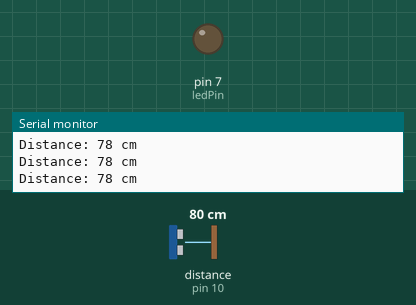
Recording of a sketch running on a simulated Arduino Uno, built with avr-gcc and run on an emulated ATmega328P. On the bench: output pins drawn as LEDs (lit = HIGH), the last lines printed to the serial monitor. Wiring (inferred from the names in the program): ultrasonic range finder: trigger pin 9; echo pin 10. The test bench sets the inputs (shaded band); at power-on: distance to the obstacle (sensor on pin 10) 80 cm. The echo pulse lasts 58.3 µs per cm; pins used as bus, display or sensor lines are not drawn.

Above: at 1.2 s.
1.3 s: distance to the obstacle (sensor on pin 10) set to 18 cm
2.8 s: distance to the obstacle (sensor on pin 10) set to 15 cm
At 3.6 s:
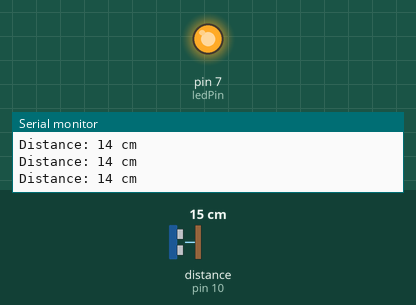
4.3 s: distance to the obstacle (sensor on pin 10) set to 35 cm
At 5.5 s:
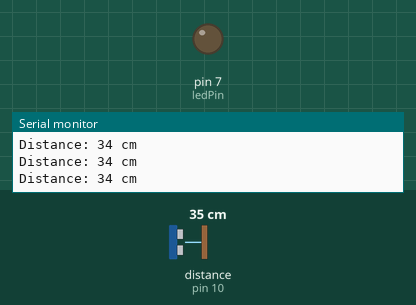
5.8 s: distance to the obstacle (sensor on pin 10) set to 12 cm
At 6.9 s:
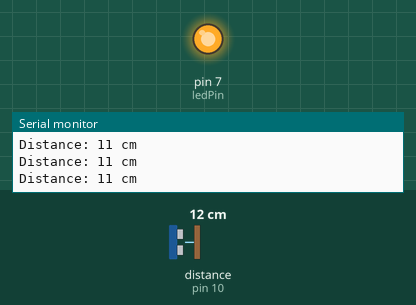
Timing chart, 0 to 8.3 s (numbered marks = the images above; inputs shaded):
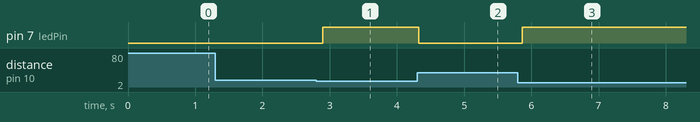

The sketch:

Obstacle_Detection.ino
```cpp
const int trigPin = 9;
const int echoPin = 10;
const int ledPin = 7;

long duration;
int distance;

void setup()
{
    pinMode(trigPin, OUTPUT);
    pinMode(echoPin, INPUT);
    pinMode(ledPin, OUTPUT);

    Serial.begin(9600);
}

void loop()
{
    digitalWrite(trigPin, LOW);
    delayMicroseconds(2);

    digitalWrite(trigPin, HIGH);
    delayMicroseconds(10);
    digitalWrite(trigPin, LOW);

    duration = pulseIn(echoPin, HIGH, 30000);

    if(duration == 0)
    {
        digitalWrite(ledPin, LOW);
        return;
    }

    distance = duration * 0.034 / 2;

    Serial.print("Distance: ");
    Serial.print(distance);
    Serial.println(" cm");

    if(distance <= 15)
    {
        digitalWrite(ledPin, HIGH);
    }
    else
    {
        digitalWrite(ledPin, LOW);
    }

    delay(100);
}
```

Measured:
- the behaviour switches between 17 and 16 cm on distance to the obstacle (sensor on pin 10) (found by bisection; images 0 and 1)
- after the input at 2.8 s, pin 7 (ledPin): LOW → HIGH after 0.10 s
- after the input at 4.3 s, pin 7 (ledPin): HIGH → LOW at once
- after the input at 5.8 s, pin 7 (ledPin): LOW → HIGH after 0.06 s
